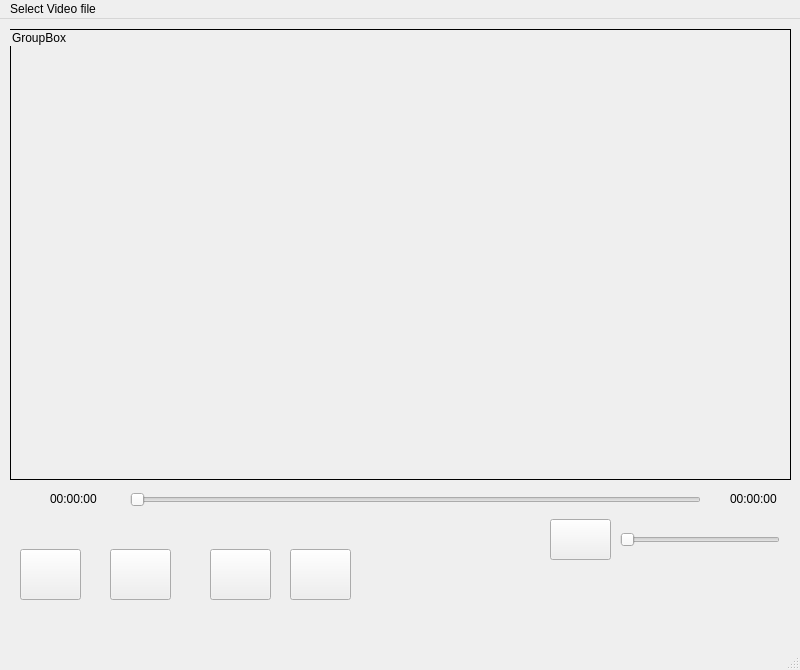
<?xml version="1.0" encoding="UTF-8"?>
<ui version="4.0">
 <class>MainWindow</class>
 <widget class="QMainWindow" name="MainWindow">
  <property name="geometry">
   <rect>
    <x>0</x>
    <y>0</y>
    <width>800</width>
    <height>670</height>
   </rect>
  </property>
  <property name="windowTitle">
   <string>MainWindow</string>
  </property>
  <widget class="QWidget" name="centralwidget">
   <widget class="QGroupBox" name="groupBox">
    <property name="geometry">
     <rect>
      <x>10</x>
      <y>10</y>
      <width>781</width>
      <height>451</height>
     </rect>
    </property>
    <property name="styleSheet">
     <string notr="true">QGroupBox {
border: 1px solid black
}</string>
    </property>
    <property name="title">
     <string>GroupBox</string>
    </property>
   </widget>
   <widget class="QSlider" name="horizontalSliderDuration">
    <property name="geometry">
     <rect>
      <x>130</x>
      <y>470</y>
      <width>571</width>
      <height>22</height>
     </rect>
    </property>
    <property name="orientation">
     <enum>Qt::Horizontal</enum>
    </property>
   </widget>
   <widget class="QSlider" name="horizontalSliderVolume">
    <property name="geometry">
     <rect>
      <x>620</x>
      <y>510</y>
      <width>160</width>
      <height>22</height>
     </rect>
    </property>
    <property name="orientation">
     <enum>Qt::Horizontal</enum>
    </property>
   </widget>
   <widget class="QPushButton" name="pushButtonSeekBackward">
    <property name="geometry">
     <rect>
      <x>20</x>
      <y>530</y>
      <width>61</width>
      <height>51</height>
     </rect>
    </property>
    <property name="text">
     <string/>
    </property>
   </widget>
   <widget class="QPushButton" name="pushButtonPlay">
    <property name="geometry">
     <rect>
      <x>110</x>
      <y>530</y>
      <width>61</width>
      <height>51</height>
     </rect>
    </property>
    <property name="text">
     <string/>
    </property>
   </widget>
   <widget class="QPushButton" name="pushButtonStop">
    <property name="geometry">
     <rect>
      <x>210</x>
      <y>530</y>
      <width>61</width>
      <height>51</height>
     </rect>
    </property>
    <property name="text">
     <string/>
    </property>
   </widget>
   <widget class="QPushButton" name="pushButtonSeekForward">
    <property name="geometry">
     <rect>
      <x>290</x>
      <y>530</y>
      <width>61</width>
      <height>51</height>
     </rect>
    </property>
    <property name="text">
     <string/>
    </property>
   </widget>
   <widget class="QLabel" name="labelCurrentTime">
    <property name="geometry">
     <rect>
      <x>50</x>
      <y>470</y>
      <width>63</width>
      <height>20</height>
     </rect>
    </property>
    <property name="text">
     <string>00:00:00</string>
    </property>
   </widget>
   <widget class="QLabel" name="labelTotalTime">
    <property name="geometry">
     <rect>
      <x>730</x>
      <y>470</y>
      <width>63</width>
      <height>20</height>
     </rect>
    </property>
    <property name="text">
     <string>00:00:00</string>
    </property>
   </widget>
   <widget class="QPushButton" name="pushButtonVolume">
    <property name="geometry">
     <rect>
      <x>550</x>
      <y>500</y>
      <width>61</width>
      <height>41</height>
     </rect>
    </property>
    <property name="text">
     <string/>
    </property>
   </widget>
  </widget>
  <widget class="QMenuBar" name="menubar">
   <property name="geometry">
    <rect>
     <x>0</x>
     <y>0</y>
     <width>800</width>
     <height>26</height>
    </rect>
   </property>
   <widget class="QMenu" name="menuSelect_Video_file">
    <property name="title">
     <string>Select Video file</string>
    </property>
    <addaction name="actionOpen"/>
   </widget>
   <addaction name="menuSelect_Video_file"/>
  </widget>
  <widget class="QStatusBar" name="statusbar"/>
  <action name="actionOpen">
   <property name="text">
    <string>Open</string>
   </property>
  </action>
 </widget>
 <resources/>
 <connections/>
</ui>
